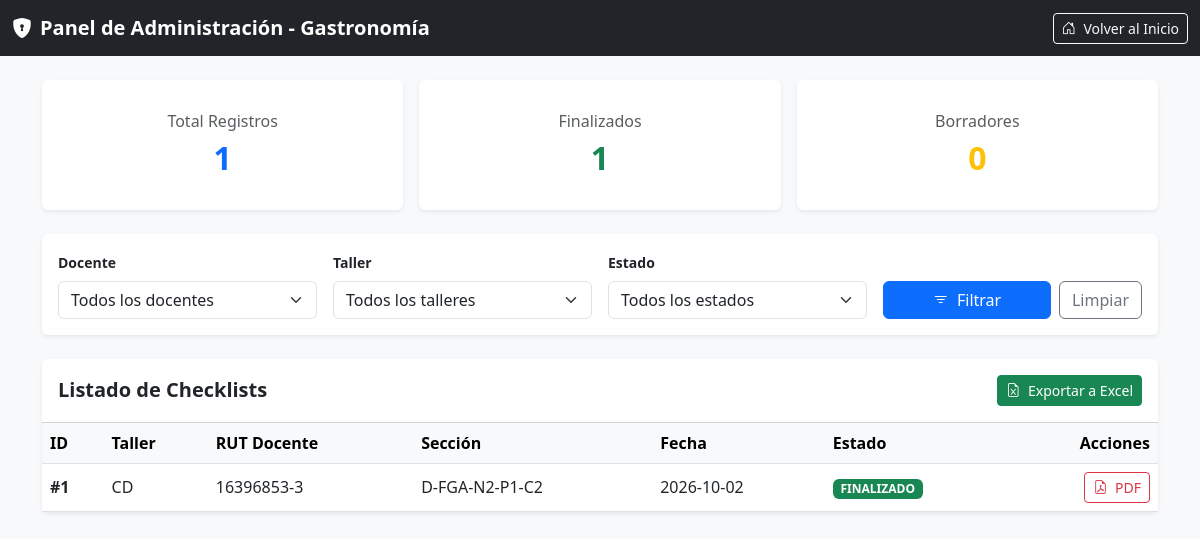
The page /admin on the database its author committed.
### models.py (models this page shows)
class Checklist(Base):
    __tablename__ = "checklists"
    id = Column(Integer, primary_key=True, index=True)
    taller = Column(String, index=True, nullable=False)
    rut_docente = Column(String, index=True, nullable=False)
    codigo_seccion = Column(String, index=True, nullable=False)
    fecha = Column(Date, nullable=True)
    encargado_taller = Column(String, nullable=True)
    actividades_json = Column(Text, nullable=True)
    nombre_panolero = Column(String, nullable=True)
    observacion_panolero = Column(Text, nullable=True)
    fecha_revision_panolero = Column(DateTime, nullable=True)
    estado = Column(String, default="BORRADOR", index=True, nullable=False)
    fecha_creacion = Column(DateTime, default=func.now(), nullable=False)
    fecha_actualizacion = Column(
        DateTime,
        default=func.now(),
        onupdate=func.now(),
        nullable=False
    )

### main.py (the view)
@app.get("/admin", response_class=HTMLResponse, tags=["Panel de Administración"])
async def admin_panel(
    request: Request,
    rut_docente: Optional[str] = Query(None),
    estado: Optional[str] = Query(None),
    taller_id: Optional[str] = Query(None),
    db: Session = Depends(get_db)
):
    query = db.query(models.Checklist)
    if rut_docente and rut_docente.strip():
        query = query.filter(models.Checklist.rut_docente == rut_docente.strip())
    if estado and estado.strip():
        query = query.filter(models.Checklist.estado == estado.strip())
    if taller_id and taller_id.strip():
        query = query.filter(models.Checklist.taller == taller_id.strip())
    checklists = query.order_by(models.Checklist.fecha_creacion.desc()).all()
    docentes = db.query(models.Docente).order_by(models.Docente.nombre).all()
    plantillas = obtener_plantillas(db)
    total_registros = len(checklists)
    total_finalizados = sum(1 for c in checklists if c.estado == "FINALIZADO")
    total_pendientes = sum(1 for c in checklists if c.estado == "PENDIENTE_REVISION")
    total_borradores = sum(1 for c in checklists if c.estado == "BORRADOR")
    return templates.TemplateResponse(
        request=request,
        name="admin.html",
        context={
            "checklists": checklists,
            "docentes": docentes,
            "plantillas": plantillas,
            "filtro_docente": rut_docente,
            "filtro_estado": estado,
            "filtro_taller": taller_id,
            "kpi": {
                "total": total_registros,
                "finalizados": total_finalizados,
                "pendientes": total_pendientes,
                "borradores": total_borradores,
            },
        },
    )

### templates/admin.html (shortened to what this page needs)
<!DOCTYPE html>
<html lang="es">
<head>
    <link href="https://cdn.jsdelivr.net/npm/bootstrap@5.3.0/dist/css/bootstrap.min.css" rel="stylesheet">
    <link rel="stylesheet" href="https://cdn.jsdelivr.net/npm/bootstrap-icons@1.11.0/font/bootstrap-icons.css">
</head>
<body class="bg-light">
    <nav class="navbar navbar-dark bg-dark mb-4">
        <div class="container-fluid">
            <a class="navbar-brand fw-bold" href="/">
                <i class="bi bi-shield-lock-fill me-2"></i>Panel de Administración - Gastronomía
            </a>
            <a href="/" class="btn btn-outline-light btn-sm">
                <i class="bi bi-house-door me-1"></i> Volver al Inicio
            </a>
        </div>
    </nav>
    <div class="container mb-5">
        <div class="row g-3 mb-4">
            <div class="col-md-4">
                <div class="card border-0 shadow-sm text-center py-3 bg-white">
                    <div class="card-body">
                        <h6 class="text-muted fw-normal">Total Registros</h6>
                        <h2 class="mb-0 text-primary fw-bold">{{ kpi.total }}</h2>
                    </div>
                </div>
            </div>
            <div class="col-md-4">
                <div class="card border-0 shadow-sm text-center py-3 bg-white">
                    <div class="card-body">
                        <h6 class="text-muted fw-normal">Finalizados</h6>
                        <h2 class="mb-0 text-success fw-bold">{{ kpi.finalizados }}</h2>
                    </div>
                </div>
            </div>
            <div class="col-md-4">
                <div class="card border-0 shadow-sm text-center py-3 bg-white">
                    <div class="card-body">
                        <h6 class="text-muted fw-normal">Borradores</h6>
                        <h2 class="mb-0 text-warning fw-bold">{{ kpi.borradores }}</h2>
                    </div>
                </div>
            </div>
        </div>
        <div class="card border-0 shadow-sm mb-4">
            <div class="card-body">
                <form method="GET" action="/admin" class="row g-3 align-items-end">
                    <div class="col-md-3">
                        <label class="form-label fw-bold small">Docente</label>
                        <select name="rut_docente" class="form-select">
                            <option value="">Todos los docentes</option>
                        </select>
                    </div>
                    <div class="col-md-3">
                        <label class="form-label fw-bold small">Taller</label>
                        <select name="taller_id" class="form-select">
                            <option value="">Todos los talleres</option>
                        </select>
                    </div>
                    <div class="col-md-3">
                        <label class="form-label fw-bold small">Estado</label>
                        <select name="estado" class="form-select">
                            <option value="">Todos los estados</option>
                        </select>
                    </div>
                    <div class="col-md-3 d-flex gap-2">
                        <button type="submit" class="btn btn-primary w-100">
                            <i class="bi bi-filter me-1"></i> Filtrar
                        </button>
                        <a href="/admin" class="btn btn-outline-secondary">Limpiar</a>
                    </div>
                </form>
            </div>
        </div>
        <div class="card border-0 shadow-sm">
            <div class="card-header bg-white py-3 d-flex justify-content-between align-items-center">
                <h5 class="m-0 fw-bold">Listado de Checklists</h5>
                <a href="/admin/export/excel?rut_docente={{ filtro_docente or '' }}&taller_id={{ filtro_taller or '' }}&estado={{ filtro_estado or '' }}"
                   class="btn btn-success btn-sm">
                    <i class="bi bi-file-earmark-excel me-1"></i> Exportar a Excel
                </a>
            </div>
            <div class="table-responsive">
                <table class="table table-hover align-middle mb-0">
                    <thead class="table-light">
                        <tr>
                            <th>ID</th>
                            <th>Taller</th>
                            <th>RUT Docente</th>
                            <th>Sección</th>
                            <th>Fecha</th>
                            <th>Estado</th>
                            <th class="text-end">Acciones</th>
                        </tr>
                    </thead>
                    <tbody>
                        {% for c in checklists %}
                        <tr>
                            <td><strong>#{{ c.id }}</strong></td>
                            <td>{{ c.taller }}</td>
                            <td>{{ c.rut_docente or 'N/A' }}</td>
                            <td>{{ c.codigo_seccion or 'N/A' }}</td>
                            <td>{{ c.fecha or 'N/A' }}</td>
                            <td>
                                {% if c.estado == 'FINALIZADO' %}
                                    <span class="badge bg-success text-white">FINALIZADO</span>
                                {% else %}
                                    <span class="badge bg-warning text-dark">BORRADOR</span>
                                {% endif %}
                            </td>
                            <td class="text-end">
                                <div class="btn-group btn-group-sm">
                                    <a href="/admin/export/pdf/{{ c.id }}" class="btn btn-outline-danger" title="Descargar PDF">
                                        <i class="bi bi-file-earmark-pdf me-1"></i> PDF
                                    </a>
                                </div>
                            </td>
                        </tr>
                        {% else %}
                        <tr>
                            <td colspan="7" class="text-center py-4 text-muted">
                                No se encontraron registros con los filtros seleccionados.
                            </td>
                        </tr>
                        {% endfor %}
                    </tbody>
                </table>
            </div>
        </div>
    </div>
</body>
</html>

### rows shown on the page
Checklist: id "1", taller "CD", rut_docente "16396853-3", codigo_seccion "D-FGA-N2-P1-C2", fecha "2026-10-02", estado "FINALIZADO"

### other values the page prints
{{ kpi.total }} "1"
{{ kpi.finalizados }} "1"
{{ kpi.borradores }} "0"
